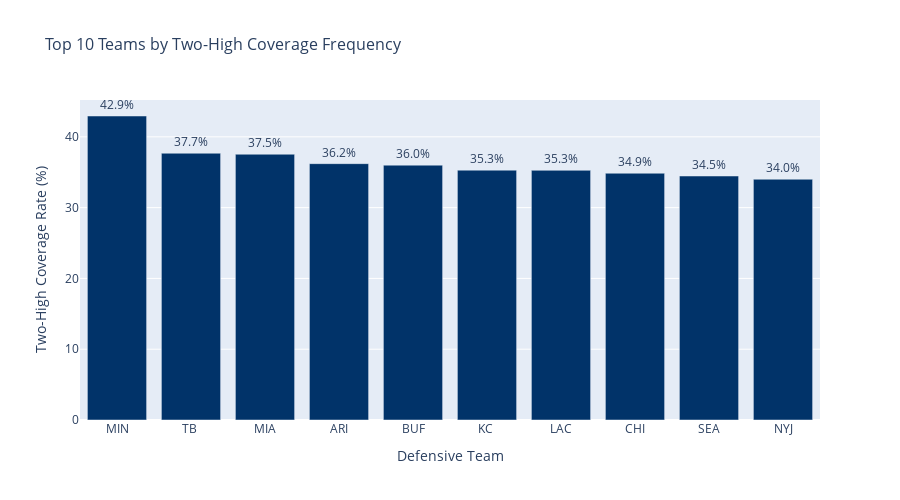

Notebook code cell kept with this figure:
### Code cell
# 1.6: Team Frequency Analysis - Which teams use two-high most/least?
team_frequency = pass_plays.groupby('DefTeam').agg({
    'is_two_high': ['mean', 'sum', 'count']
}).reset_index()
team_frequency.columns = ['Team', 'TwoHigh_Rate', 'TwoHigh_Plays', 'Total_Plays']
team_frequency = team_frequency.sort_values('TwoHigh_Rate', ascending=False)

# Create visualization
fig = go.Figure()

# Most frequent
fig.add_trace(go.Bar(
    x=team_frequency.head(10)['Team'],
    y=team_frequency.head(10)['TwoHigh_Rate'] * 100,
    marker_color='#013369',
    name='Top 10',
    text=[f"{x:.1f}%" for x in team_frequency.head(10)['TwoHigh_Rate'] * 100],
    textposition='outside'
))

fig.update_layout(
    title='Top 10 Teams by Two-High Coverage Frequency',
    xaxis_title='Defensive Team',
    yaxis_title='Two-High Coverage Rate (%)',
    height=500,
    showlegend=False,
    font=dict(size=12),
    title_font_size=16
)
fig.show()

# Display full rankings
print("\\n=== TWO-HIGH COVERAGE FREQUENCY RANKINGS ===")
print(team_frequency[['Team', 'TwoHigh_Rate', 'TwoHigh_Plays', 'Total_Plays']].to_string(index=False))

### Figure 1 — Plotly figure (JSON) as saved in the notebook; plotly's stock layout.template omitted (floating-point values rounded to 4 significant figures)
{"data": [{"marker": {"color": "#013369"}, "name": "Top 10", "text": ["42.9%", "37.7%", "37.5%", "36.2%", "36.0%", "35.3%", "35.3%", "34.9%", "34.5%", "34.0%"], "textposition": "outside", "type": "bar", "x": ["MIN", "TB ", "MIA", "ARI", "BUF", "KC ", "LAC", "CHI", "SEA", "NYJ"], "y": [42.94, 37.69, 37.55, 36.21, 36.0, 35.29, 35.27, 34.86, 34.47, 34.01]}], "layout": {"font": {"size": 12}, "height": 500, "showlegend": false, "title": {"font": {"size": 16}, "text": "Top 10 Teams by Two-High Coverage Frequency"}, "xaxis": {"title": {"text": "Defensive Team"}}, "yaxis": {"title": {"text": "Two-High Coverage Rate (%)"}}}}
